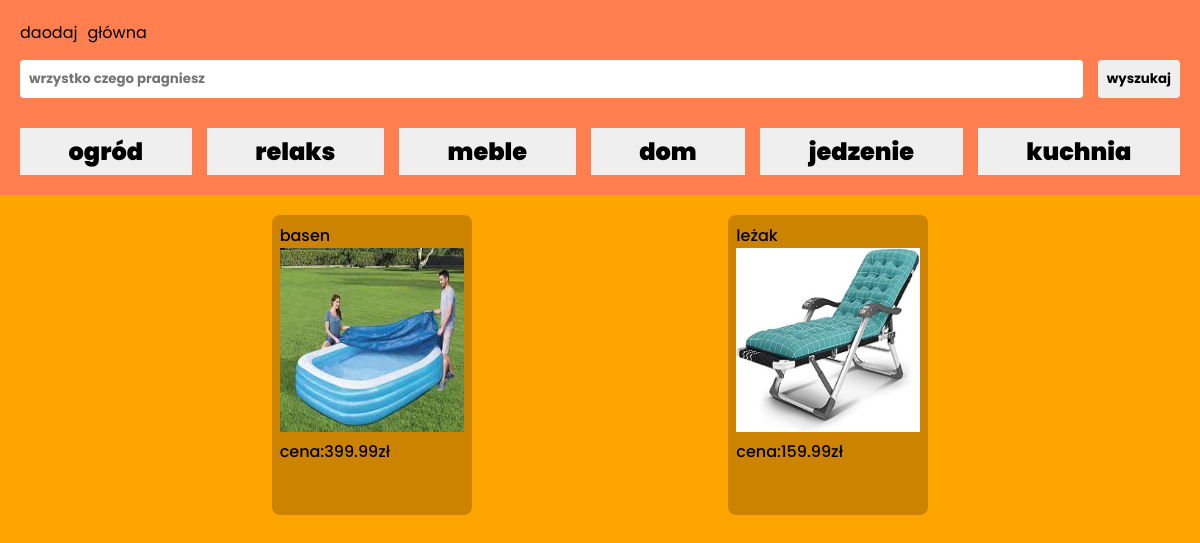
Page /index.php?look=relaks_ogród_dom_działka on the committed database.
### tables this page shows
CREATE TABLE `produkty` (
  `id` int(10) UNSIGNED NOT NULL,
  `id_dostawca` int(10) UNSIGNED NOT NULL,
  `nazwa` varchar(50) DEFAULT NULL COMMENT 'nazwa przedmiotu',
  `cena` decimal(10,2) DEFAULT NULL,
  `opis` text DEFAULT NULL,
  `zdiecie` varchar(100) DEFAULT NULL COMMENT 'zdjęcie jako tekst z końcówką .jpg',
  `kategoria` text NOT NULL
);

### index.php (the view, shortened to what this page needs)
<!DOCTYPE html>
<html lang="pl">
<head>
    <link rel="stylesheet" href="./css/nav.css">
    <link rel="stylesheet" href="./css/global.css">
    <link rel="stylesheet" href="./css/items.css">
</head>
<body>
    <nav>
    <div class="links">
            <a href="add.php" class="add linkable">daodaj</a>
            <a href="index.php" class="add linkable">główna</a>
        </div>
        <form method="get">
            <input type="text" placeholder="wrzystko czego pragniesz" name="look">
            <input type="submit" value="wyszukaj">
        </form>
        <div>
            <form method="get" class="buttons">
                <input type="submit" value="ogród" name="look">
                <input type="submit" value="relaks" name="look">
                <input type="submit" value="meble" name="look">
                <input type="submit" value="dom" name="look">
                <input type="submit" value="jedzenie" name="look">
                <input type="submit" value="kuchnia" name="look">
            </form>
        </div>
    </nav>
    <section>
        <?php
        if(isset($_GET["look"])){
            $look = $_GET["look"];
        }
        else{
            $look = "";
        }
        $conect = mysqli_connect("localhost","root","","aledrogo");
        $zap = "select nazwa,cena,zdiecie,id from produkty WHERE kategoria LIKE '%$look%' OR nazwa LIKE '%$look%';";
        $query = mysqli_query($conect,$zap);
        while($data = mysqli_fetch_row($query)){
            echo "<a href='./item.php?id=$data[3]'&name=$data[0]><div class='pane'><p>$data[0]</p><img src='$data[2]' alt='$data[2]'><p>cena:$data[1]zł</p></div></a>";
        }
        ?>
    </section>
</body>
</html>

### css/nav.css (style rules this page uses)
nav { width: 100%; padding: 20px; background-color: coral; }
form { margin-top: 15px; display: flex; gap: 15px; }
nav > form > input { outline: transparent; border: 1px solid transparent; padding: 8px; border-radius: 4px; font-weight: 700; }
nav > form > input[type="text"] { flex-grow: 1; }
.buttons > input { border: 1px solid transparent; margin-top: 15px; flex-grow: 1; padding: 5px; font-weight: 900; font-size: 24px; }
.links { display: flex; gap: 10px; }
.linkable { position: relative; }
.linkable::after { position: absolute; content: ""; width: 0%; height: 5px; background-color: aqua; left: 0; bottom: -5px; transition: 0.4s; margin-left: 50%; border-radius: 10px; }

### css/global.css (style rules this page uses)
* { margin: 0; padding: 0; box-sizing: border-box; font-family: 'Poppins', sans-serif; }
input { border: 1px solid transparent; }
a { color: black; text-decoration: none; }
p { font-weight: 500; font-size: 35px; }
body { height: 100%; display: flex; flex-direction: column; background-color: orange; }

### css/items.css (style rules this page uses)
section { width: 100%; display: flex; flex-wrap: wrap; justify-content: space-evenly; padding: 20px; gap: 5px; }
.pane { width: 200px; background-color: rgba(0, 0, 0, 0.2); border-radius: 8px; padding: 8px; height: 300px; }
.pane > p { font-size: 16px; }
.pane > img { width: 100%; aspect-ratio: 1; background-color: aliceblue; }

### rows in the picture
produkty: nazwa "basen", zdiecie (picture), cena "399.99"
produkty: nazwa "leżak", zdiecie (picture), cena "159.99"
